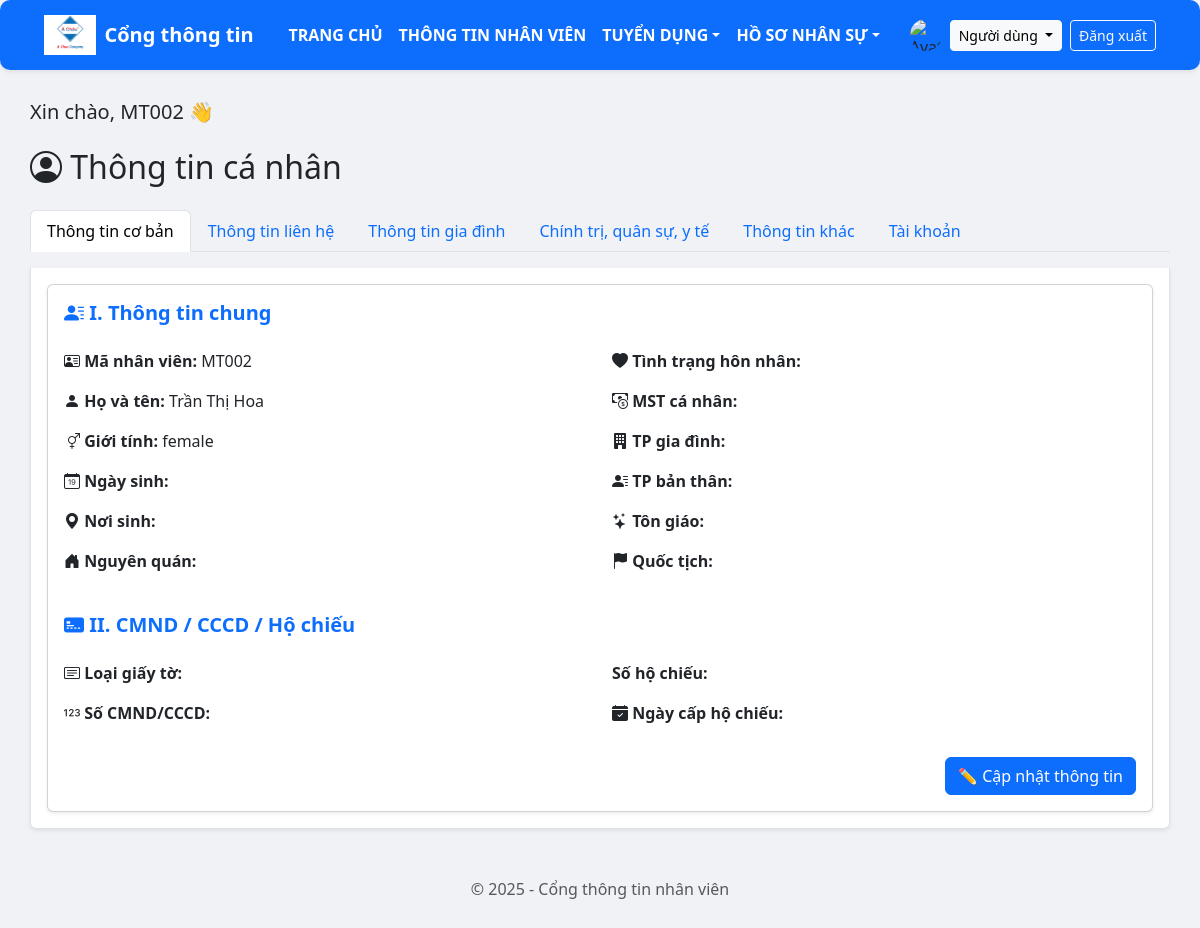
Screenshot of /index.php?page=module_info (signed in) with the database file from the repository.
### tables this page shows
CREATE TABLE `employees` (
  `id` int(11) NOT NULL,
  `employee_code` varchar(50) DEFAULT NULL,
  `full_name` varchar(100) DEFAULT NULL,
  `gender` varchar(10) DEFAULT NULL,
  `dob` date DEFAULT NULL,
  `place_of_birth` varchar(100) DEFAULT NULL,
  `hometown` varchar(100) DEFAULT NULL,
  `marital_status` varchar(50) DEFAULT NULL,
  `tax_code` varchar(50) DEFAULT NULL,
  `family_city` varchar(100) DEFAULT NULL,
  `personal_city` varchar(100) DEFAULT NULL,
  `religion` varchar(50) DEFAULT NULL,
  `nationality` varchar(50) DEFAULT NULL,
  `id_type` varchar(50) DEFAULT NULL,
  `id_number` varchar(50) DEFAULT NULL,
  `passport_number` varchar(50) DEFAULT NULL,
  `passport_issue_date` date DEFAULT NULL,
  `phone` varchar(20) DEFAULT NULL,
  `company_phone` varchar(20) DEFAULT NULL,
  `relative_phone` varchar(20) DEFAULT NULL,
  `personal_email` varchar(100) DEFAULT NULL,
  `company_email` varchar(100) DEFAULT NULL,
  `other_email` varchar(100) DEFAULT NULL,
  `facebook` varchar(100) DEFAULT NULL,
  `zalo` varchar(100) DEFAULT NULL,
  `tiktok` varchar(100) DEFAULT NULL,
  `other_contact` varchar(100) DEFAULT NULL,
  `country` varchar(50) DEFAULT NULL,
  `province` varchar(100) DEFAULT NULL,
  `district` varchar(100) DEFAULT NULL,
  `ward` varchar(100) DEFAULT NULL,
  `address` varchar(255) DEFAULT NULL,
  `household_number` varchar(50) DEFAULT NULL,
  `family_id` varchar(50) DEFAULT NULL,
  `is_householder` tinyint(1) DEFAULT 0,
  `father_name` varchar(100) DEFAULT NULL,
  `father_birth` int(11) DEFAULT NULL,
  `father_job` varchar(100) DEFAULT NULL,
  `father_phone` varchar(20) DEFAULT NULL,
  `mother_name` varchar(100) DEFAULT NULL,
  `mother_birth` int(11) DEFAULT NULL,
  `mother_job` varchar(100) DEFAULT NULL,
  `mother_phone` varchar(20) DEFAULT NULL,
  `spouse_name` varchar(100) DEFAULT NULL,
  `spouse_birth` int(11) DEFAULT NULL,
  `spouse_job` varchar(100) DEFAULT NULL,
  `spouse_phone` varchar(20) DEFAULT NULL,
  `child_name` varchar(100) DEFAULT NULL,
  `child_birth` int(11) DEFAULT NULL,
  `child_school` varchar(100) DEFAULT NULL,
  `sibling_name` varchar(100) DEFAULT NULL,
  `sibling_birth` int(11) DEFAULT NULL,
  `sibling_job` varchar(100) DEFAULT NULL,
  `sibling_phone` varchar(20) DEFAULT NULL,
  `political_party` text DEFAULT NULL,
  `political_position` text DEFAULT NULL,
  `military_service` text DEFAULT NULL,
  `military_education` text DEFAULT NULL,
  `health_insurance` varchar(100) DEFAULT NULL,
  `medical_history` text DEFAULT NULL,
  `vaccine_type` varchar(100) DEFAULT NULL,
  `vaccine_date` date DEFAULT NULL,
  `vaccine_doses` int(11) DEFAULT NULL,
  `vaccine_location` varchar(100) DEFAULT NULL,
  `vaccine_note` text DEFAULT NULL,
  `uniform_date` date DEFAULT NULL,
  `uniform_type` varchar(100) DEFAULT NULL,
  `uniform_quantity` int(11) DEFAULT NULL,
  `work_process` text DEFAULT NULL,
  `concurrent_duty` varchar(100) DEFAULT NULL,
  `email` varchar(255) DEFAULT NULL,
  `position` varchar(100) DEFAULT NULL,
  `department_id` int(11) DEFAULT NULL,
  `join_date` date DEFAULT NULL,
  `employee_type` enum('internal','external') DEFAULT 'internal'
);

### modules/info/personal_info.php (the view, shortened to what this page needs)
<?php
require_once __DIR__ . '/../../config/db.php';
if (isset($_SESSION['success'])): ?>
<?php unset($_SESSION['success']); endif;
$userId = $_SESSION['user']['id'] ?? null;
$stmt = $pdo->prepare("SELECT * FROM employees WHERE email = (SELECT email FROM users WHERE id = ?)");
$stmt->execute([$userId]);
$info = $stmt->fetch();
?>
<div class="card shadow-sm">
  <div class="card-body">
    <h5 class="text-primary fw-bold mb-4"><i class="bi bi-person-lines-fill"></i> I. Thông tin chung</h5>
    <div class="row mb-4">
      <div class="col-md-6">
        <p><i class="bi bi-person-vcard"></i> <strong>Mã nhân viên:</strong> <?= htmlspecialchars($info['employee_code'] ?? '') ?></p>
        <p><i class="bi bi-person-fill"></i> <strong>Họ và tên:</strong> <?= htmlspecialchars($info['full_name'] ?? '') ?></p>
        <p><i class="bi bi-gender-ambiguous"></i> <strong>Giới tính:</strong> <?= htmlspecialchars($info['gender'] ?? '') ?></p>
        <p><i class="bi bi-calendar-date"></i> <strong>Ngày sinh:</strong> <?= htmlspecialchars($info['dob'] ?? '') ?></p>
        <p><i class="bi bi-geo-alt-fill"></i> <strong>Nơi sinh:</strong> <?= htmlspecialchars($info['place_of_birth'] ?? '') ?></p>
        <p><i class="bi bi-house-door-fill"></i> <strong>Nguyên quán:</strong> <?= htmlspecialchars($info['hometown'] ?? '') ?></p>
      </div>
      <div class="col-md-6">
        <p><i class="bi bi-heart-fill"></i> <strong>Tình trạng hôn nhân:</strong> <?= htmlspecialchars($info['marital_status'] ?? '') ?></p>
        <p><i class="bi bi-cash-coin"></i> <strong>MST cá nhân:</strong> <?= htmlspecialchars($info['tax_code'] ?? '') ?></p>
        <p><i class="bi bi-building-fill"></i> <strong>TP gia đình:</strong> <?= htmlspecialchars($info['family_city'] ?? '') ?></p>
        <p><i class="bi bi-person-lines-fill"></i> <strong>TP bản thân:</strong> <?= htmlspecialchars($info['personal_city'] ?? '') ?></p>
        <p><i class="bi bi-stars"></i> <strong>Tôn giáo:</strong> <?= htmlspecialchars($info['religion'] ?? '') ?></p>
        <p><i class="bi bi-flag-fill"></i> <strong>Quốc tịch:</strong> <?= htmlspecialchars($info['nationality'] ?? '') ?></p>
      </div>
    </div>
    <h5 class="text-primary fw-bold mb-4"><i class="bi bi-credit-card-2-front-fill"></i> II. CMND / CCCD / Hộ chiếu</h5>
    <div class="row mb-3">
      <div class="col-md-6">
        <p><i class="bi bi-card-text"></i> <strong>Loại giấy tờ:</strong> <?= htmlspecialchars($info['id_type'] ?? '') ?></p>
        <p><i class="bi bi-123"></i> <strong>Số CMND/CCCD:</strong> <?= htmlspecialchars($info['id_number'] ?? '') ?></p>
      </div>
      <div class="col-md-6">
        <p><i class="bi bi-passport-fill"></i> <strong>Số hộ chiếu:</strong> <?= htmlspecialchars($info['passport_number'] ?? '') ?></p>
        <p><i class="bi bi-calendar-check-fill"></i> <strong>Ngày cấp hộ chiếu:</strong> <?= htmlspecialchars($info['passport_issue_date'] ?? '') ?></p>
      </div>
    </div>
    <div class="text-end mt-3">
      <a href="index.php?page=update_personal&section=basic" class="btn btn-primary">
        ✏️ Cập nhật thông tin
      </a>
    </div>
  </div>
</div>

### assets/sidebar.css (style rules this page uses)
body { padding-top: 70px; }

### public/index.php (style rules this page uses)
body { background-color: #f0f2f5; min-height: 100vh; display: flex; margin: 0; }

### rows the page displays
employees: employee_code "MT002", full_name "Trần Thị Hoa", gender "female"

### other values shown
$userFullName "Người dùng"
$_SESSION['user']['username'] "MT002"
